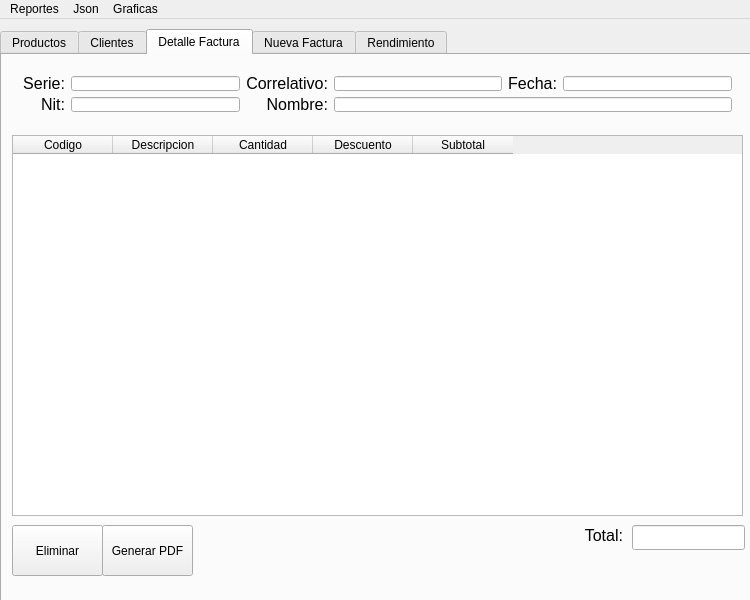
<?xml version="1.0" encoding="UTF-8"?>
<ui version="4.0">
 <class>MainWindow</class>
 <widget class="QMainWindow" name="MainWindow">
  <property name="geometry">
   <rect>
    <x>0</x>
    <y>0</y>
    <width>750</width>
    <height>600</height>
   </rect>
  </property>
  <property name="windowTitle">
   <string>MainWindow</string>
  </property>
  <widget class="QWidget" name="centralWidget">
   <widget class="QTabWidget" name="tabGeneral">
    <property name="geometry">
     <rect>
      <x>0</x>
      <y>10</y>
      <width>751</width>
      <height>601</height>
     </rect>
    </property>
    <property name="currentIndex">
     <number>2</number>
    </property>
    <widget class="QWidget" name="tabProductos">
     <attribute name="title">
      <string>Productos</string>
     </attribute>
     <widget class="QLineEdit" name="tboxSearch">
      <property name="geometry">
       <rect>
        <x>80</x>
        <y>10</y>
        <width>661</width>
        <height>25</height>
       </rect>
      </property>
     </widget>
     <widget class="QLabel" name="label">
      <property name="geometry">
       <rect>
        <x>13</x>
        <y>10</y>
        <width>61</width>
        <height>20</height>
       </rect>
      </property>
      <property name="font">
       <font>
        <pointsize>12</pointsize>
       </font>
      </property>
      <property name="text">
       <string>Buscar:</string>
      </property>
     </widget>
     <widget class="QPushButton" name="btnNew">
      <property name="geometry">
       <rect>
        <x>10</x>
        <y>470</y>
        <width>91</width>
        <height>51</height>
       </rect>
      </property>
      <property name="text">
       <string>Nuevo</string>
      </property>
     </widget>
     <widget class="QPushButton" name="btnSave">
      <property name="geometry">
       <rect>
        <x>100</x>
        <y>470</y>
        <width>91</width>
        <height>51</height>
       </rect>
      </property>
      <property name="text">
       <string>Guardar</string>
      </property>
     </widget>
     <widget class="QPushButton" name="btnDelete">
      <property name="geometry">
       <rect>
        <x>190</x>
        <y>470</y>
        <width>91</width>
        <height>51</height>
       </rect>
      </property>
      <property name="text">
       <string>Eliminar</string>
      </property>
     </widget>
     <widget class="QLineEdit" name="tboxCode">
      <property name="geometry">
       <rect>
        <x>110</x>
        <y>290</y>
        <width>631</width>
        <height>25</height>
       </rect>
      </property>
     </widget>
     <widget class="QLineEdit" name="tboxName">
      <property name="geometry">
       <rect>
        <x>110</x>
        <y>350</y>
        <width>631</width>
        <height>25</height>
       </rect>
      </property>
     </widget>
     <widget class="QTableWidget" name="tblProd">
      <property name="geometry">
       <rect>
        <x>10</x>
        <y>40</y>
        <width>731</width>
        <height>241</height>
       </rect>
      </property>
      <column>
       <property name="text">
        <string>Codigo</string>
       </property>
      </column>
      <column>
       <property name="text">
        <string>Nombre</string>
       </property>
      </column>
      <column>
       <property name="text">
        <string>Precio</string>
       </property>
      </column>
      <column>
       <property name="text">
        <string>Unidades</string>
       </property>
      </column>
     </widget>
     <widget class="QPlainTextEdit" name="tboxDescription">
      <property name="geometry">
       <rect>
        <x>110</x>
        <y>380</y>
        <width>631</width>
        <height>81</height>
       </rect>
      </property>
      <property name="tabChangesFocus">
       <bool>true</bool>
      </property>
     </widget>
     <widget class="QWidget" name="layoutWidget">
      <property name="geometry">
       <rect>
        <x>10</x>
        <y>290</y>
        <width>95</width>
        <height>108</height>
       </rect>
      </property>
      <layout class="QVBoxLayout" name="verticalLayout">
       <item>
        <widget class="QLabel" name="label_3">
         <property name="font">
          <font>
           <pointsize>12</pointsize>
          </font>
         </property>
         <property name="layoutDirection">
          <enum>Qt::RightToLeft</enum>
         </property>
         <property name="text">
          <string>Codigo:</string>
         </property>
         <property name="alignment">
          <set>Qt::AlignRight|Qt::AlignTrailing|Qt::AlignVCenter</set>
         </property>
        </widget>
       </item>
       <item>
        <widget class="QLabel" name="label_2">
         <property name="font">
          <font>
           <pointsize>12</pointsize>
          </font>
         </property>
         <property name="layoutDirection">
          <enum>Qt::RightToLeft</enum>
         </property>
         <property name="text">
          <string>Precio:</string>
         </property>
         <property name="alignment">
          <set>Qt::AlignRight|Qt::AlignTrailing|Qt::AlignVCenter</set>
         </property>
        </widget>
       </item>
       <item>
        <widget class="QLabel" name="label_4">
         <property name="font">
          <font>
           <pointsize>12</pointsize>
          </font>
         </property>
         <property name="layoutDirection">
          <enum>Qt::RightToLeft</enum>
         </property>
         <property name="text">
          <string>Nombre:</string>
         </property>
         <property name="alignment">
          <set>Qt::AlignRight|Qt::AlignTrailing|Qt::AlignVCenter</set>
         </property>
        </widget>
       </item>
       <item>
        <widget class="QLabel" name="label_5">
         <property name="font">
          <font>
           <pointsize>12</pointsize>
          </font>
         </property>
         <property name="layoutDirection">
          <enum>Qt::RightToLeft</enum>
         </property>
         <property name="text">
          <string>Descripcion:</string>
         </property>
         <property name="alignment">
          <set>Qt::AlignRight|Qt::AlignTrailing|Qt::AlignVCenter</set>
         </property>
        </widget>
       </item>
      </layout>
     </widget>
     <widget class="QWidget" name="layoutWidget">
      <property name="geometry">
       <rect>
        <x>111</x>
        <y>320</y>
        <width>631</width>
        <height>30</height>
       </rect>
      </property>
      <layout class="QHBoxLayout" name="horizontalLayout_2">
       <item>
        <widget class="QDoubleSpinBox" name="dspinPrice"/>
       </item>
       <item>
        <layout class="QHBoxLayout" name="horizontalLayout">
         <item>
          <widget class="QLabel" name="label_6">
           <property name="font">
            <font>
             <pointsize>12</pointsize>
            </font>
           </property>
           <property name="text">
            <string>Unidades:</string>
           </property>
           <property name="alignment">
            <set>Qt::AlignRight|Qt::AlignTrailing|Qt::AlignVCenter</set>
           </property>
          </widget>
         </item>
         <item>
          <widget class="QSpinBox" name="spinUnits"/>
         </item>
        </layout>
       </item>
      </layout>
     </widget>
     <widget class="QPushButton" name="btntoChar">
      <property name="enabled">
       <bool>false</bool>
      </property>
      <property name="geometry">
       <rect>
        <x>290</x>
        <y>470</y>
        <width>131</width>
        <height>51</height>
       </rect>
      </property>
      <property name="text">
       <string>Agregar a Factura</string>
      </property>
     </widget>
    </widget>
    <widget class="QWidget" name="tabClientes">
     <attribute name="title">
      <string>Clientes</string>
     </attribute>
     <widget class="QPushButton" name="btnDeleteClient">
      <property name="geometry">
       <rect>
        <x>190</x>
        <y>470</y>
        <width>91</width>
        <height>51</height>
       </rect>
      </property>
      <property name="text">
       <string>Eliminar</string>
      </property>
     </widget>
     <widget class="QTableWidget" name="tblClients">
      <property name="geometry">
       <rect>
        <x>10</x>
        <y>40</y>
        <width>461</width>
        <height>351</height>
       </rect>
      </property>
      <column>
       <property name="text">
        <string>Nit</string>
       </property>
      </column>
      <column>
       <property name="text">
        <string>Nombre</string>
       </property>
      </column>
      <column>
       <property name="text">
        <string>Facturas</string>
       </property>
      </column>
     </widget>
     <widget class="QLineEdit" name="tboxSearchClient">
      <property name="geometry">
       <rect>
        <x>80</x>
        <y>10</y>
        <width>391</width>
        <height>25</height>
       </rect>
      </property>
     </widget>
     <widget class="QPushButton" name="btnNewClient">
      <property name="geometry">
       <rect>
        <x>10</x>
        <y>470</y>
        <width>91</width>
        <height>51</height>
       </rect>
      </property>
      <property name="text">
       <string>Nuevo</string>
      </property>
     </widget>
     <widget class="QPushButton" name="btnSaveClient">
      <property name="geometry">
       <rect>
        <x>100</x>
        <y>470</y>
        <width>91</width>
        <height>51</height>
       </rect>
      </property>
      <property name="text">
       <string>Guardar</string>
      </property>
     </widget>
     <widget class="QLabel" name="label_7">
      <property name="geometry">
       <rect>
        <x>13</x>
        <y>10</y>
        <width>61</width>
        <height>20</height>
       </rect>
      </property>
      <property name="font">
       <font>
        <pointsize>12</pointsize>
       </font>
      </property>
      <property name="text">
       <string>Buscar:</string>
      </property>
     </widget>
     <widget class="QLineEdit" name="tboxCode_2">
      <property name="geometry">
       <rect>
        <x>149</x>
        <y>599</y>
        <width>631</width>
        <height>25</height>
       </rect>
      </property>
     </widget>
     <widget class="QWidget" name="layoutWidget">
      <property name="geometry">
       <rect>
        <x>10</x>
        <y>400</y>
        <width>461</width>
        <height>58</height>
       </rect>
      </property>
      <layout class="QGridLayout" name="gridLayout">
       <item row="0" column="0">
        <widget class="QLabel" name="label_8">
         <property name="font">
          <font>
           <pointsize>12</pointsize>
          </font>
         </property>
         <property name="layoutDirection">
          <enum>Qt::RightToLeft</enum>
         </property>
         <property name="text">
          <string>Nit:</string>
         </property>
         <property name="alignment">
          <set>Qt::AlignRight|Qt::AlignTrailing|Qt::AlignVCenter</set>
         </property>
        </widget>
       </item>
       <item row="0" column="1">
        <widget class="QLineEdit" name="tboxClientNit"/>
       </item>
       <item row="1" column="0">
        <widget class="QLabel" name="label_9">
         <property name="font">
          <font>
           <pointsize>12</pointsize>
          </font>
         </property>
         <property name="layoutDirection">
          <enum>Qt::RightToLeft</enum>
         </property>
         <property name="text">
          <string>Nombre:</string>
         </property>
         <property name="alignment">
          <set>Qt::AlignRight|Qt::AlignTrailing|Qt::AlignVCenter</set>
         </property>
        </widget>
       </item>
       <item row="1" column="1">
        <widget class="QLineEdit" name="tboxClientName"/>
       </item>
      </layout>
     </widget>
     <widget class="QLabel" name="label_10">
      <property name="geometry">
       <rect>
        <x>480</x>
        <y>10</y>
        <width>151</width>
        <height>20</height>
       </rect>
      </property>
      <property name="font">
       <font>
        <pointsize>12</pointsize>
       </font>
      </property>
      <property name="text">
       <string>Facturas Asociadas:</string>
      </property>
     </widget>
     <widget class="QPushButton" name="btnNuevaFactura">
      <property name="geometry">
       <rect>
        <x>480</x>
        <y>400</y>
        <width>261</width>
        <height>51</height>
       </rect>
      </property>
      <property name="text">
       <string>Nueva Factura</string>
      </property>
     </widget>
     <widget class="QPushButton" name="btnEliminarFactura">
      <property name="geometry">
       <rect>
        <x>480</x>
        <y>460</y>
        <width>261</width>
        <height>51</height>
       </rect>
      </property>
      <property name="text">
       <string>Eliminar Factura</string>
      </property>
     </widget>
     <widget class="QListWidget" name="listboxFacturas">
      <property name="geometry">
       <rect>
        <x>480</x>
        <y>40</y>
        <width>261</width>
        <height>351</height>
       </rect>
      </property>
     </widget>
    </widget>
    <widget class="QWidget" name="tabFacturas">
     <attribute name="title">
      <string>Detalle Factura</string>
     </attribute>
     <widget class="QTableWidget" name="tblVistaDetFact">
      <property name="geometry">
       <rect>
        <x>10</x>
        <y>80</y>
        <width>731</width>
        <height>381</height>
       </rect>
      </property>
      <column>
       <property name="text">
        <string>Codigo</string>
       </property>
      </column>
      <column>
       <property name="text">
        <string>Descripcion</string>
       </property>
      </column>
      <column>
       <property name="text">
        <string>Cantidad</string>
       </property>
      </column>
      <column>
       <property name="text">
        <string>Descuento</string>
       </property>
      </column>
      <column>
       <property name="text">
        <string>Subtotal</string>
       </property>
      </column>
     </widget>
     <widget class="QLineEdit" name="tboxDF_Total">
      <property name="geometry">
       <rect>
        <x>630</x>
        <y>470</y>
        <width>113</width>
        <height>25</height>
       </rect>
      </property>
     </widget>
     <widget class="QPushButton" name="btnPDF">
      <property name="geometry">
       <rect>
        <x>100</x>
        <y>470</y>
        <width>91</width>
        <height>51</height>
       </rect>
      </property>
      <property name="text">
       <string>Generar PDF</string>
      </property>
     </widget>
     <widget class="QPushButton" name="btnDeleteFact">
      <property name="geometry">
       <rect>
        <x>10</x>
        <y>470</y>
        <width>91</width>
        <height>51</height>
       </rect>
      </property>
      <property name="text">
       <string>Eliminar</string>
      </property>
     </widget>
     <widget class="QLabel" name="label_11">
      <property name="geometry">
       <rect>
        <x>20</x>
        <y>20</y>
        <width>61</width>
        <height>20</height>
       </rect>
      </property>
      <property name="font">
       <font>
        <pointsize>12</pointsize>
       </font>
      </property>
      <property name="text">
       <string/>
      </property>
     </widget>
     <widget class="QLabel" name="label_20">
      <property name="geometry">
       <rect>
        <x>580</x>
        <y>470</y>
        <width>41</width>
        <height>20</height>
       </rect>
      </property>
      <property name="font">
       <font>
        <pointsize>12</pointsize>
       </font>
      </property>
      <property name="text">
       <string>Total:</string>
      </property>
      <property name="alignment">
       <set>Qt::AlignRight|Qt::AlignTrailing|Qt::AlignVCenter</set>
      </property>
     </widget>
     <widget class="QWidget" name="layoutWidget">
      <property name="geometry">
       <rect>
        <x>10</x>
        <y>10</y>
        <width>731</width>
        <height>58</height>
       </rect>
      </property>
      <layout class="QGridLayout" name="gridLayout_3">
       <item row="0" column="0">
        <widget class="QLabel" name="label_13">
         <property name="font">
          <font>
           <pointsize>12</pointsize>
          </font>
         </property>
         <property name="text">
          <string>Serie:</string>
         </property>
         <property name="alignment">
          <set>Qt::AlignRight|Qt::AlignTrailing|Qt::AlignVCenter</set>
         </property>
        </widget>
       </item>
       <item row="0" column="1">
        <widget class="QLineEdit" name="tboxDF_Serie"/>
       </item>
       <item row="0" column="2">
        <widget class="QLabel" name="label_14">
         <property name="font">
          <font>
           <pointsize>12</pointsize>
          </font>
         </property>
         <property name="text">
          <string>Correlativo:</string>
         </property>
         <property name="alignment">
          <set>Qt::AlignRight|Qt::AlignTrailing|Qt::AlignVCenter</set>
         </property>
        </widget>
       </item>
       <item row="0" column="3">
        <widget class="QLineEdit" name="tboxDF_Correlativo"/>
       </item>
       <item row="0" column="4">
        <widget class="QLabel" name="label_15">
         <property name="font">
          <font>
           <pointsize>12</pointsize>
          </font>
         </property>
         <property name="text">
          <string>Fecha:</string>
         </property>
         <property name="alignment">
          <set>Qt::AlignRight|Qt::AlignTrailing|Qt::AlignVCenter</set>
         </property>
        </widget>
       </item>
       <item row="0" column="5">
        <widget class="QLineEdit" name="tboxDF_Fecha"/>
       </item>
       <item row="1" column="0">
        <widget class="QLabel" name="label_16">
         <property name="font">
          <font>
           <pointsize>12</pointsize>
          </font>
         </property>
         <property name="text">
          <string>Nit:</string>
         </property>
         <property name="alignment">
          <set>Qt::AlignRight|Qt::AlignTrailing|Qt::AlignVCenter</set>
         </property>
        </widget>
       </item>
       <item row="1" column="1">
        <widget class="QLineEdit" name="tboxDF_Nit"/>
       </item>
       <item row="1" column="2">
        <widget class="QLabel" name="label_19">
         <property name="font">
          <font>
           <pointsize>12</pointsize>
          </font>
         </property>
         <property name="text">
          <string>Nombre:</string>
         </property>
         <property name="alignment">
          <set>Qt::AlignRight|Qt::AlignTrailing|Qt::AlignVCenter</set>
         </property>
        </widget>
       </item>
       <item row="1" column="3" colspan="3">
        <widget class="QLineEdit" name="tboxDF_Nombre"/>
       </item>
      </layout>
     </widget>
    </widget>
    <widget class="QWidget" name="tab_2">
     <attribute name="title">
      <string>Nueva Factura</string>
     </attribute>
     <widget class="QWidget" name="layoutWidget_2">
      <property name="geometry">
       <rect>
        <x>10</x>
        <y>10</y>
        <width>731</width>
        <height>58</height>
       </rect>
      </property>
      <layout class="QGridLayout" name="gridLayout_5">
       <item row="0" column="0">
        <widget class="QLabel" name="label_26">
         <property name="font">
          <font>
           <pointsize>12</pointsize>
          </font>
         </property>
         <property name="text">
          <string>Serie:</string>
         </property>
         <property name="alignment">
          <set>Qt::AlignRight|Qt::AlignTrailing|Qt::AlignVCenter</set>
         </property>
        </widget>
       </item>
       <item row="0" column="1">
        <widget class="QLineEdit" name="tboxNF_Serie"/>
       </item>
       <item row="0" column="2">
        <widget class="QLabel" name="label_27">
         <property name="font">
          <font>
           <pointsize>12</pointsize>
          </font>
         </property>
         <property name="text">
          <string>Correlativo:</string>
         </property>
         <property name="alignment">
          <set>Qt::AlignRight|Qt::AlignTrailing|Qt::AlignVCenter</set>
         </property>
        </widget>
       </item>
       <item row="0" column="3">
        <widget class="QLineEdit" name="tboxNF_Correlativo"/>
       </item>
       <item row="0" column="4">
        <widget class="QLabel" name="label_28">
         <property name="font">
          <font>
           <pointsize>12</pointsize>
          </font>
         </property>
         <property name="text">
          <string>Fecha:</string>
         </property>
         <property name="alignment">
          <set>Qt::AlignRight|Qt::AlignTrailing|Qt::AlignVCenter</set>
         </property>
        </widget>
       </item>
       <item row="0" column="5">
        <widget class="QLineEdit" name="tboxNF_Fecha"/>
       </item>
       <item row="1" column="0">
        <widget class="QLabel" name="label_29">
         <property name="font">
          <font>
           <pointsize>12</pointsize>
          </font>
         </property>
         <property name="text">
          <string>Nit:</string>
         </property>
         <property name="alignment">
          <set>Qt::AlignRight|Qt::AlignTrailing|Qt::AlignVCenter</set>
         </property>
        </widget>
       </item>
       <item row="1" column="1">
        <widget class="QLineEdit" name="tboxNF_Nit"/>
       </item>
       <item row="1" column="2">
        <widget class="QLabel" name="label_30">
         <property name="font">
          <font>
           <pointsize>12</pointsize>
          </font>
         </property>
         <property name="text">
          <string>Nombre:</string>
         </property>
         <property name="alignment">
          <set>Qt::AlignRight|Qt::AlignTrailing|Qt::AlignVCenter</set>
         </property>
        </widget>
       </item>
       <item row="1" column="3" colspan="3">
        <widget class="QLineEdit" name="tboxNF_Nombre"/>
       </item>
      </layout>
     </widget>
     <widget class="QTableWidget" name="tblNF_Carretilla">
      <property name="geometry">
       <rect>
        <x>10</x>
        <y>80</y>
        <width>731</width>
        <height>381</height>
       </rect>
      </property>
      <column>
       <property name="text">
        <string>Codigo</string>
       </property>
      </column>
      <column>
       <property name="text">
        <string>Descripcion</string>
       </property>
      </column>
      <column>
       <property name="text">
        <string>Cantidad</string>
       </property>
      </column>
      <column>
       <property name="text">
        <string>Descuento</string>
       </property>
      </column>
      <column>
       <property name="text">
        <string>Subtotal</string>
       </property>
      </column>
     </widget>
     <widget class="QWidget" name="layoutWidget">
      <property name="geometry">
       <rect>
        <x>580</x>
        <y>470</y>
        <width>158</width>
        <height>58</height>
       </rect>
      </property>
      <layout class="QGridLayout" name="gridLayout_6">
       <item row="0" column="0">
        <widget class="QLabel" name="label_31">
         <property name="font">
          <font>
           <pointsize>12</pointsize>
          </font>
         </property>
         <property name="text">
          <string>Total:</string>
         </property>
         <property name="alignment">
          <set>Qt::AlignRight|Qt::AlignTrailing|Qt::AlignVCenter</set>
         </property>
        </widget>
       </item>
       <item row="0" column="1">
        <widget class="QLineEdit" name="tboxNF_Total"/>
       </item>
       <item row="1" column="0" colspan="2">
        <widget class="QPushButton" name="btnNF_Registrar">
         <property name="text">
          <string>Registrar Factura</string>
         </property>
        </widget>
       </item>
      </layout>
     </widget>
     <widget class="QWidget" name="layoutWidget">
      <property name="geometry">
       <rect>
        <x>13</x>
        <y>470</y>
        <width>561</width>
        <height>59</height>
       </rect>
      </property>
      <layout class="QGridLayout" name="gridLayout_4">
       <item row="0" column="0">
        <widget class="QLabel" name="label_32">
         <property name="font">
          <font>
           <pointsize>12</pointsize>
          </font>
         </property>
         <property name="text">
          <string>Agrear Producto por Codigo:</string>
         </property>
        </widget>
       </item>
       <item row="0" column="2">
        <widget class="QLabel" name="label_33">
         <property name="font">
          <font>
           <pointsize>12</pointsize>
          </font>
         </property>
         <property name="text">
          <string>Descuento:</string>
         </property>
         <property name="alignment">
          <set>Qt::AlignRight|Qt::AlignTrailing|Qt::AlignVCenter</set>
         </property>
        </widget>
       </item>
       <item row="0" column="3">
        <widget class="QPushButton" name="btnNF_Eliminar">
         <property name="text">
          <string>Eliminar Item</string>
         </property>
        </widget>
       </item>
       <item row="1" column="0">
        <widget class="QLineEdit" name="tboxNF_Agregar"/>
       </item>
       <item row="1" column="1">
        <widget class="QSpinBox" name="spinCanti"/>
       </item>
       <item row="1" column="2">
        <widget class="QDoubleSpinBox" name="dspinNF_Descuento"/>
       </item>
       <item row="1" column="3">
        <widget class="QPushButton" name="btnNF_Vaciar">
         <property name="text">
          <string>Vaciar Carretilla</string>
         </property>
        </widget>
       </item>
      </layout>
     </widget>
    </widget>
    <widget class="QWidget" name="tab">
     <attribute name="title">
      <string>Rendimiento</string>
     </attribute>
     <widget class="QLabel" name="label_12">
      <property name="geometry">
       <rect>
        <x>10</x>
        <y>10</y>
        <width>421</width>
        <height>31</height>
       </rect>
      </property>
      <property name="font">
       <font>
        <pointsize>15</pointsize>
       </font>
      </property>
      <property name="text">
       <string>Lista Circular Doblemente Enlazada VS QList</string>
      </property>
     </widget>
     <widget class="QWidget" name="layoutWidget">
      <property name="geometry">
       <rect>
        <x>60</x>
        <y>51</y>
        <width>639</width>
        <height>152</height>
       </rect>
      </property>
      <layout class="QGridLayout" name="gridLayout_2">
       <item row="0" column="1">
        <widget class="QLabel" name="label_17">
         <property name="font">
          <font>
           <pointsize>14</pointsize>
          </font>
         </property>
         <property name="text">
          <string>Lista creada por el estudiante</string>
         </property>
         <property name="alignment">
          <set>Qt::AlignRight|Qt::AlignTrailing|Qt::AlignVCenter</set>
         </property>
        </widget>
       </item>
       <item row="0" column="2">
        <widget class="QLabel" name="label_18">
         <property name="font">
          <font>
           <pointsize>14</pointsize>
          </font>
         </property>
         <property name="text">
          <string>Estructura propia del lenguaje</string>
         </property>
         <property name="alignment">
          <set>Qt::AlignRight|Qt::AlignTrailing|Qt::AlignVCenter</set>
         </property>
        </widget>
       </item>
       <item row="1" column="0">
        <widget class="QPushButton" name="btn100">
         <property name="text">
          <string>100 Registros</string>
         </property>
        </widget>
       </item>
       <item row="1" column="1">
        <widget class="QLineEdit" name="tbox100Est"/>
       </item>
       <item row="1" column="2">
        <widget class="QLineEdit" name="tbox100Qt">
         <property name="autoFillBackground">
          <bool>false</bool>
         </property>
        </widget>
       </item>
       <item row="2" column="0">
        <widget class="QPushButton" name="btn1k">
         <property name="text">
          <string>1k Registros</string>
         </property>
        </widget>
       </item>
       <item row="2" column="1">
        <widget class="QLineEdit" name="tbox1kEst"/>
       </item>
       <item row="2" column="2">
        <widget class="QLineEdit" name="tbox1kQt"/>
       </item>
       <item row="3" column="0">
        <widget class="QPushButton" name="btn10k">
         <property name="text">
          <string>10k Registros</string>
         </property>
        </widget>
       </item>
       <item row="3" column="1">
        <widget class="QLineEdit" name="tbox10kEst"/>
       </item>
       <item row="3" column="2">
        <widget class="QLineEdit" name="tbox10kQt"/>
       </item>
       <item row="4" column="0">
        <widget class="QPushButton" name="btn100k">
         <property name="text">
          <string>100k Registros</string>
         </property>
        </widget>
       </item>
       <item row="4" column="1">
        <widget class="QLineEdit" name="tbox100kEst"/>
       </item>
       <item row="4" column="2">
        <widget class="QLineEdit" name="tbox100kQt"/>
       </item>
      </layout>
     </widget>
    </widget>
   </widget>
  </widget>
  <widget class="QMenuBar" name="menuBar">
   <property name="geometry">
    <rect>
     <x>0</x>
     <y>0</y>
     <width>750</width>
     <height>22</height>
    </rect>
   </property>
   <widget class="QMenu" name="menuMenu">
    <property name="title">
     <string>Reportes</string>
    </property>
   </widget>
   <widget class="QMenu" name="menuCarga_Masiva">
    <property name="title">
     <string>Json</string>
    </property>
    <addaction name="actionCargar_Productos"/>
    <addaction name="actionClientes_2"/>
   </widget>
   <widget class="QMenu" name="menuGraficas">
    <property name="title">
     <string>Graficas</string>
    </property>
    <addaction name="actionProductos_3"/>
    <addaction name="actionClientes_3"/>
   </widget>
   <addaction name="menuMenu"/>
   <addaction name="menuCarga_Masiva"/>
   <addaction name="menuGraficas"/>
  </widget>
  <action name="actionProductos">
   <property name="text">
    <string>Productos</string>
   </property>
  </action>
  <action name="actionClientes">
   <property name="text">
    <string>Clientes</string>
   </property>
  </action>
  <action name="actionClientes_2">
   <property name="text">
    <string>Cargar Clientes</string>
   </property>
  </action>
  <action name="actionProductos_3">
   <property name="text">
    <string>Ilustrar Productos</string>
   </property>
  </action>
  <action name="actionClientes_3">
   <property name="text">
    <string>Ilustrar Clientes</string>
   </property>
  </action>
  <action name="actionCargar_Productos">
   <property name="text">
    <string>Cargar Productos</string>
   </property>
  </action>
 </widget>
 <layoutdefault spacing="6" margin="11"/>
 <tabstops>
  <tabstop>tboxSearch</tabstop>
  <tabstop>tblProd</tabstop>
  <tabstop>tboxCode</tabstop>
  <tabstop>dspinPrice</tabstop>
  <tabstop>spinUnits</tabstop>
  <tabstop>tboxName</tabstop>
  <tabstop>tboxDescription</tabstop>
  <tabstop>btnNew</tabstop>
  <tabstop>btnSave</tabstop>
  <tabstop>btnDelete</tabstop>
  <tabstop>tboxSearchClient</tabstop>
  <tabstop>tblClients</tabstop>
  <tabstop>listboxFacturas</tabstop>
  <tabstop>tboxClientNit</tabstop>
  <tabstop>tboxClientName</tabstop>
  <tabstop>btnNewClient</tabstop>
  <tabstop>btnSaveClient</tabstop>
  <tabstop>btnDeleteClient</tabstop>
  <tabstop>btnNuevaFactura</tabstop>
  <tabstop>btnEliminarFactura</tabstop>
  <tabstop>tabGeneral</tabstop>
  <tabstop>tboxCode_2</tabstop>
 </tabstops>
 <resources/>
 <connections/>
</ui>
